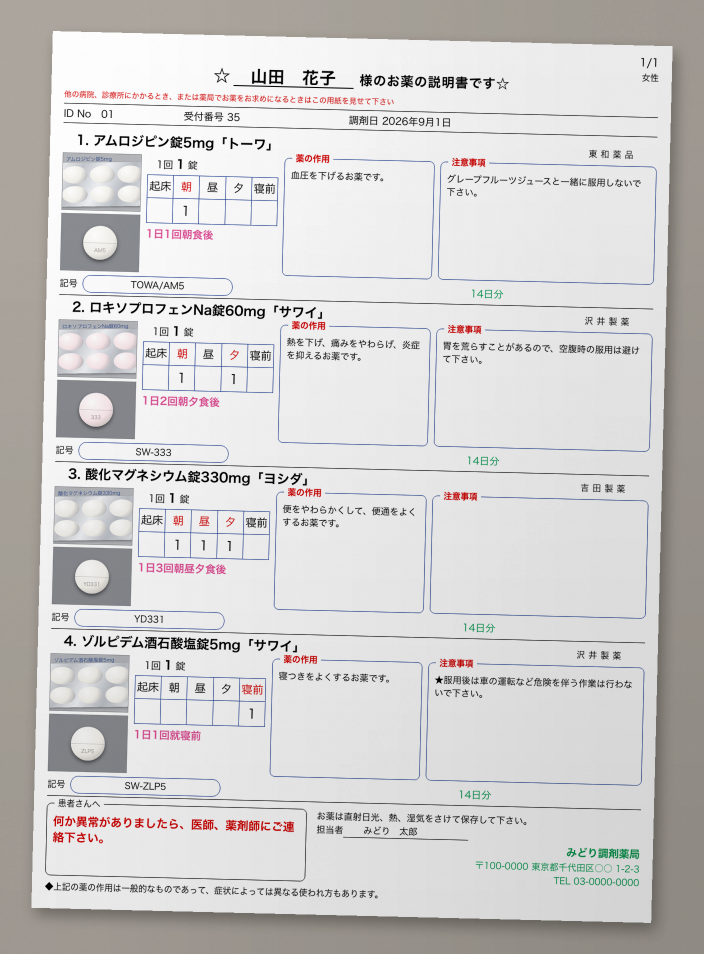
#> input picture scripts/e2e/fixtures/medication_guide.png, 1408 x 1908 px (shown at 1/2 size)
$ python photo_effect.py ../medication_guide.png out.png
#> lines starting #> are read from the running program, lines starting #| are printed output that depends on the picture; after the words box and inside, x2 and y2 are one past the last pixel; in counts of white or black regions, pixels touching at a corner belong together
#> in main, source is the input picture: PIL image 1408x1908 RGB; mean R, G, B 207.5, 205.7, 205
#!/usr/bin/env python3
"""Chrome headless で撮った帳票のスクリーンショットを、スマホで撮影した写真らしい PNG に変換する。

使い方:
    python3 photo_effect.py <入力PNG> <出力PNG> [--angle 1.4] [--seed 7]
                            [--background 176,170,162] [--margin 60]

やること: 用紙のわずかな回転、テーブル面風の背景と用紙の影、緩い斜めの照明ムラ、
弱いノイズとコントラスト調整。generateMedicinesFromImage の抽出対象であるため、
文字が読めなくなるほどは劣化させない (長辺 1000px へ縮小しても薬品名と用法が読める必要がある)。

乱数はすべて --seed から導出する。同じ入力・同じ引数からは常に同じ出力になり、
fixture を再生成しても git の差分が出ない。
"""

import argparse
import random

from PIL import Image, ImageEnhance, ImageFilter

# ノイズタイルの一辺(px)。全面を乱数で埋めると PNG の圧縮が効かずファイルが数 MB になるため、
# 小さなタイルを敷き詰めて使う。128px は繰り返しの周期が目視で分からない下限として選んだ。
noiseTileSize = 128

# ノイズの合成比率。0.03 は 1000px へ縮小しても粒状感が残り、かつ本文の文字が潰れない値。
noiseAlpha = 0.03

# 影の最大濃度。実際の卓上撮影で紙の縁に落ちる影の濃さに合わせた。
shadowOpacity = 0.45

# 影のぼかし半径(px)と用紙からのずれ(px)。斜め上からの室内照明を想定する。
shadowBlurRadius = 14
shadowOffset = (8, 14)


def build_noise_image(size: tuple[int, int], seed: int) -> Image.Image:
    """`size` を覆うグレースケールのノイズ画像を、`seed` から決定的に生成する。

    Image.effect_noise は乱数種を指定できないため、seed 付き random で作ったタイルを敷き詰める。
    半分の解像度で作って拡大するのは、隣り合う画素に相関を持たせて PNG の圧縮を効かせるため
    (画素ごとに独立な乱数だと fixture が 2MB 近くまで膨らむ)。粒が 2px 相当になり、
    スマホ写真の粒状感としてもこちらの方が近い。
    """
    tile = Image.new('L', (noiseTileSize, noiseTileSize))
    rng = random.Random(seed)
    tile.putdata([rng.gauss(128, 26) for _ in range(noiseTileSize * noiseTileSize)])
    halfSize = (size[0] // 2 + 1, size[1] // 2 + 1)
    noise = Image.new('L', halfSize)
    for y in range(0, halfSize[1], noiseTileSize):
        for x in range(0, halfSize[0], noiseTileSize):
            noise.paste(tile, (x, y))
    return noise.resize(size, Image.BILINEAR)


def build_lighting_mask(size: tuple[int, int]) -> Image.Image:
    """斜め方向に暗くなる照明ムラのマスクを作る。左上が明るく右下が暗い室内照明を模す。"""
    # 4x4 の粗いグラデーションを作って拡大する。ピクセル単位で計算するより速く、
    # 拡大時の補間でそのまま滑らかなムラになる。
    corners = Image.new('L', (4, 4))
    corners.putdata([255 - int(6.5 * (x + y)) for y in range(4) for x in range(4)])
    return corners.resize(size, Image.BICUBIC)


def apply_photo_effect(
    paper: Image.Image,
    angle: float,
    seed: int,
    background: tuple[int, int, int],
    margin: int,
) -> Image.Image:
    """帳票画像 `paper` を、机の上に置いて撮った写真風の画像へ変換する。"""
#> called with angle = 1.4, seed = 7, background = (176, 170, 162), margin = 60
    rotated = paper.convert('RGBA').rotate(angle, resample=Image.BICUBIC, expand=True)
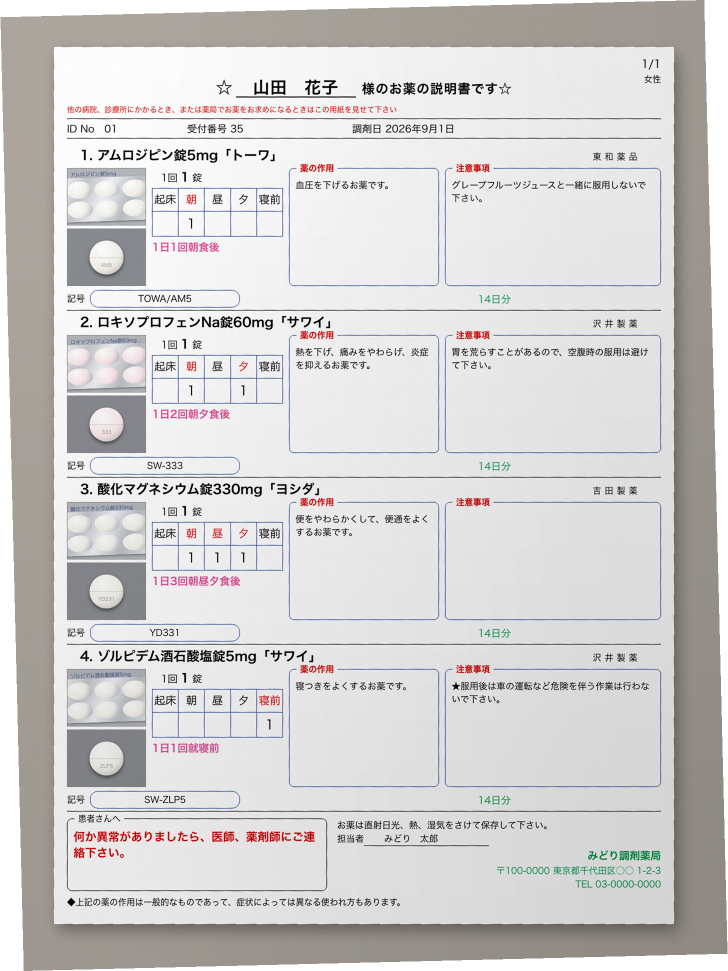
#> rotated: PIL image 1456x1942 RGBA (shown at 1/2 size); mean R, G, B, A 196.7, 195, 194.4, 242.3; transparent parts drawn white
    canvas = Image.new('RGB', (rotated.width + margin * 2, rotated.height + margin * 2), background)
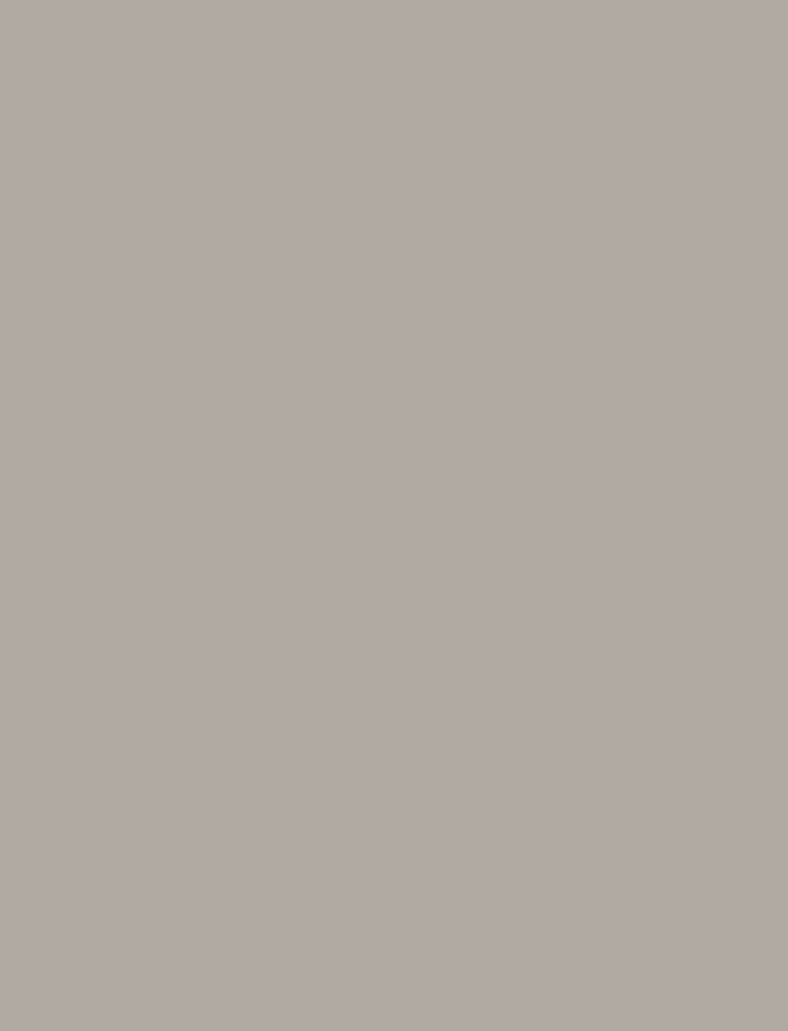
#> canvas: PIL image 1576x2062 RGB (shown at 1/2 size); mean R, G, B 176, 170, 162

    shadow = Image.new('L', canvas.size, 0)
#> shadow: PIL image 1576x2062 L; every value is 0
    shadow.paste(
        Image.new('L', paper.size, 255).rotate(angle, resample=Image.BICUBIC, expand=True),
        (margin + shadowOffset[0], margin + shadowOffset[1]),
    )
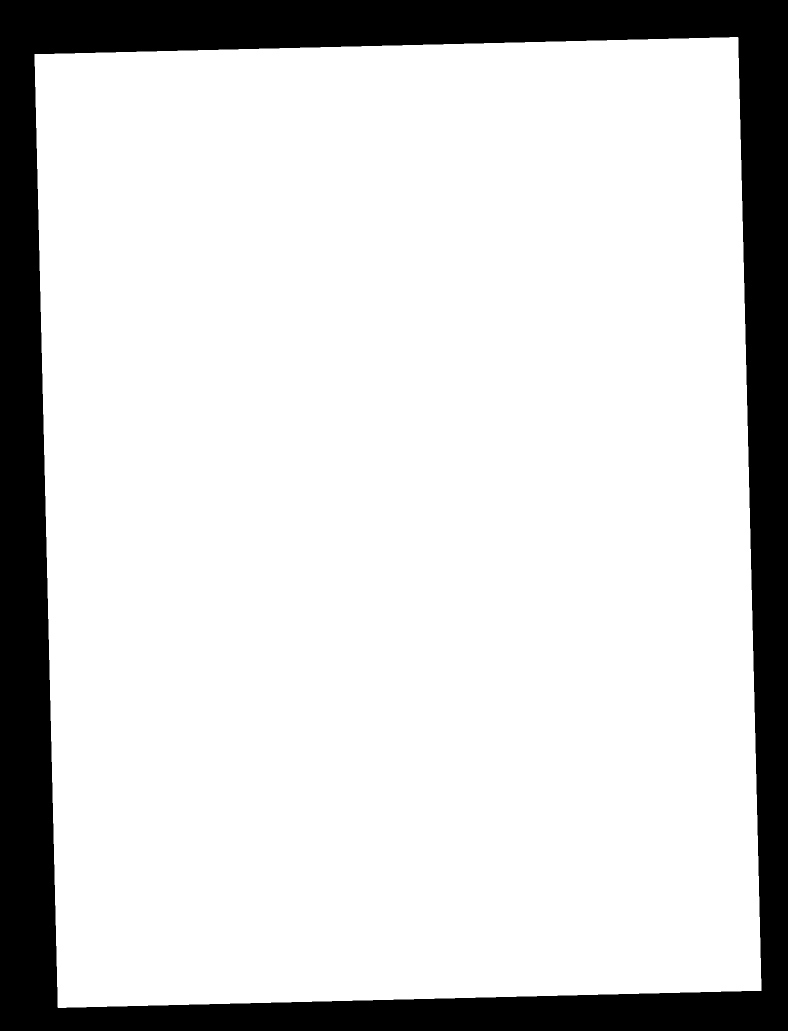
#> shadow: PIL image 1576x2062 L (shown at 1/2 size); 82.7% white; 1 black region, box (x1, y1, x2, y2) and area: (0, 0, 1576, 2062) 563232
    shadow = shadow.filter(ImageFilter.GaussianBlur(shadowBlurRadius)).point(lambda v: int(v * shadowOpacity))
    canvas = Image.composite(Image.new('RGB', canvas.size, (54, 50, 46)), canvas, shadow)

    canvas.paste(rotated, (margin, margin), rotated)

    canvas = Image.composite(
        canvas,
        Image.new('RGB', canvas.size, (0, 0, 0)),
        build_lighting_mask(canvas.size),
    )
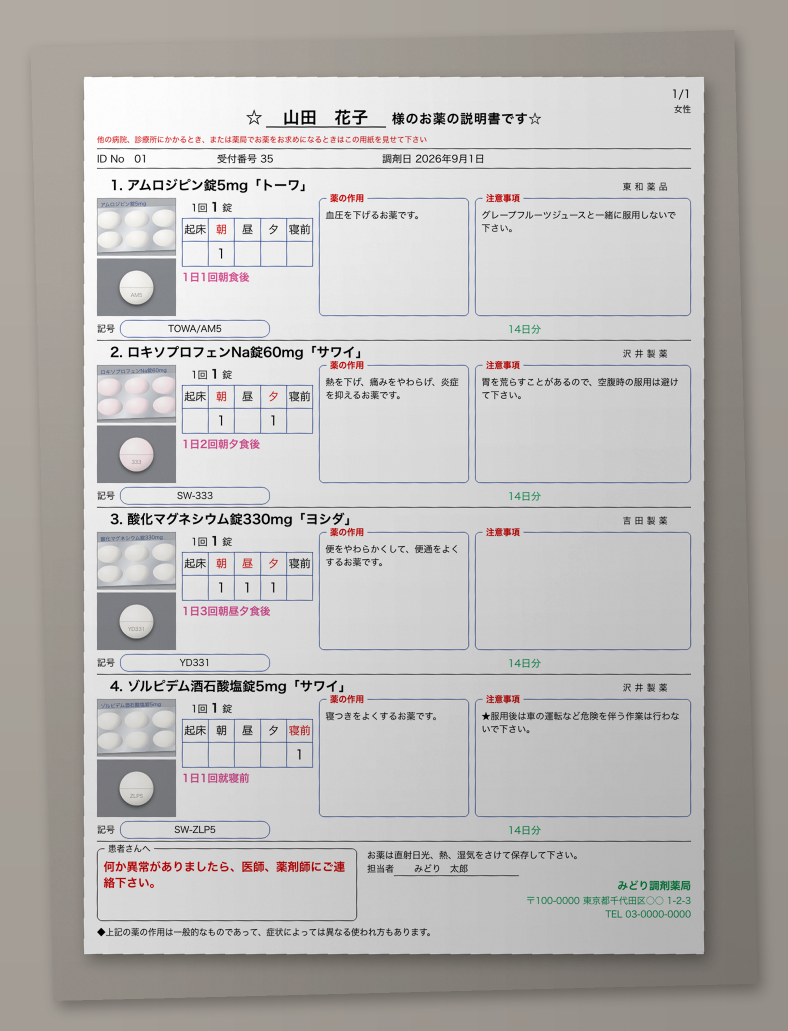
#> canvas: PIL image 1576x2062 RGB (shown at 1/2 size); mean R, G, B 185.8, 183.5, 181.8
    canvas = Image.blend(canvas, build_noise_image(canvas.size, seed).convert('RGB'), noiseAlpha)
#> in build_noise_image, `tile = Image.new('L', (noiseTileSize, noiseTileSize))`: tile: PIL image 128x128 L; every value is 0
#> in build_noise_image, `tile.putdata([rng.gauss(128, 26) for _ in range(noiseTileSize * noiseT..`:
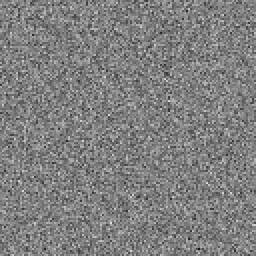
#> tile: PIL image 128x128 L (shown 2 times larger); min 19, max 224, mean 127.6
#> in build_noise_image, `noise = Image.new('L', halfSize)`: noise: PIL image 789x1032 L; every value is 0
#> after the loop in build_noise_image, `for y in range(0, halfSize[1], noiseTileSize):`:
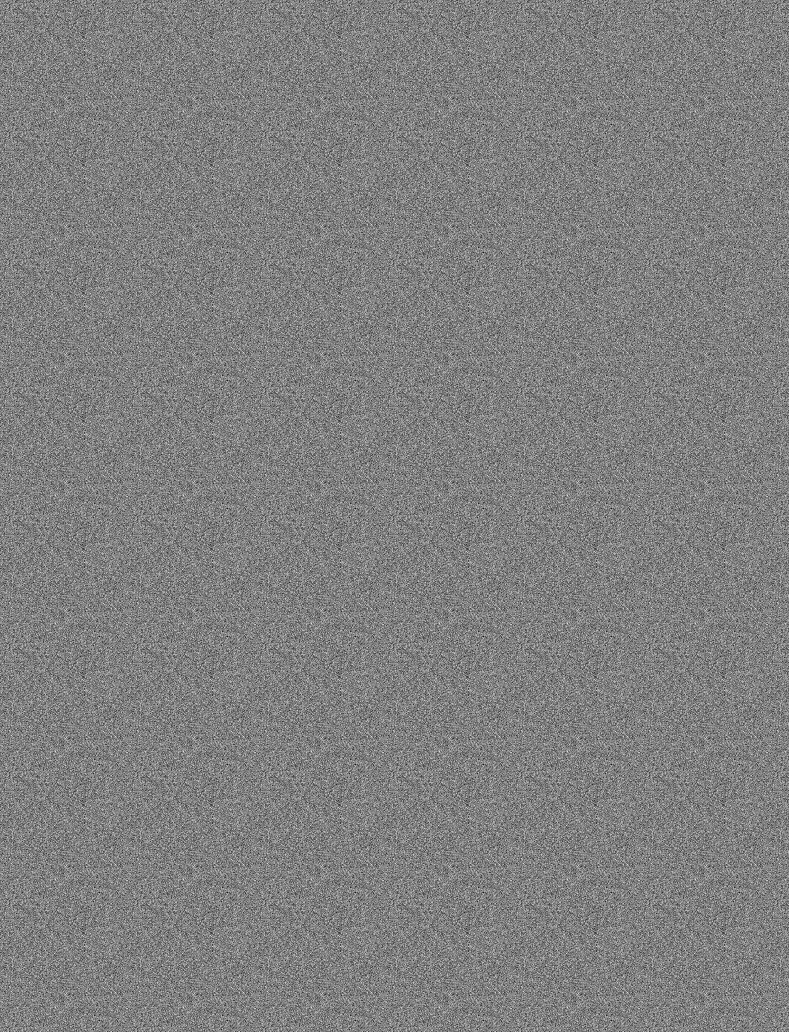
#> noise: PIL image 789x1032 L; min 19, max 224, mean 127.7
    # レンズのわずかな甘さを再現する。0.3px はスキャン特有のエッジの硬さが消え、
    # かつ長辺 1000px へ縮小したあとも本文が読める範囲。
    canvas = canvas.filter(ImageFilter.GaussianBlur(0.3))
    return ImageEnhance.Contrast(canvas).enhance(1.06)
#> returned value: PIL image 1576x2062 RGB


def main() -> None:
    parser = argparse.ArgumentParser(description=__doc__)
    parser.add_argument('input')
    parser.add_argument('output')
    parser.add_argument('--angle', type=float, default=1.4, help='用紙の回転角(度)')
    parser.add_argument('--seed', type=int, default=7, help='ノイズの乱数種')
    parser.add_argument('--background', default='176,170,162', help='用紙の外側の色 R,G,B')
    parser.add_argument('--margin', type=int, default=60, help='用紙の外側に見せる背景の幅(px)')
    args = parser.parse_args()

    with Image.open(args.input) as source:
        apply_photo_effect(
            paper=source.convert('RGB'),
            angle=args.angle,
            seed=args.seed,
            background=tuple(int(value) for value in args.background.split(',')),
            margin=args.margin,
        ).save(args.output, optimize=True)


if __name__ == '__main__':
    main()
